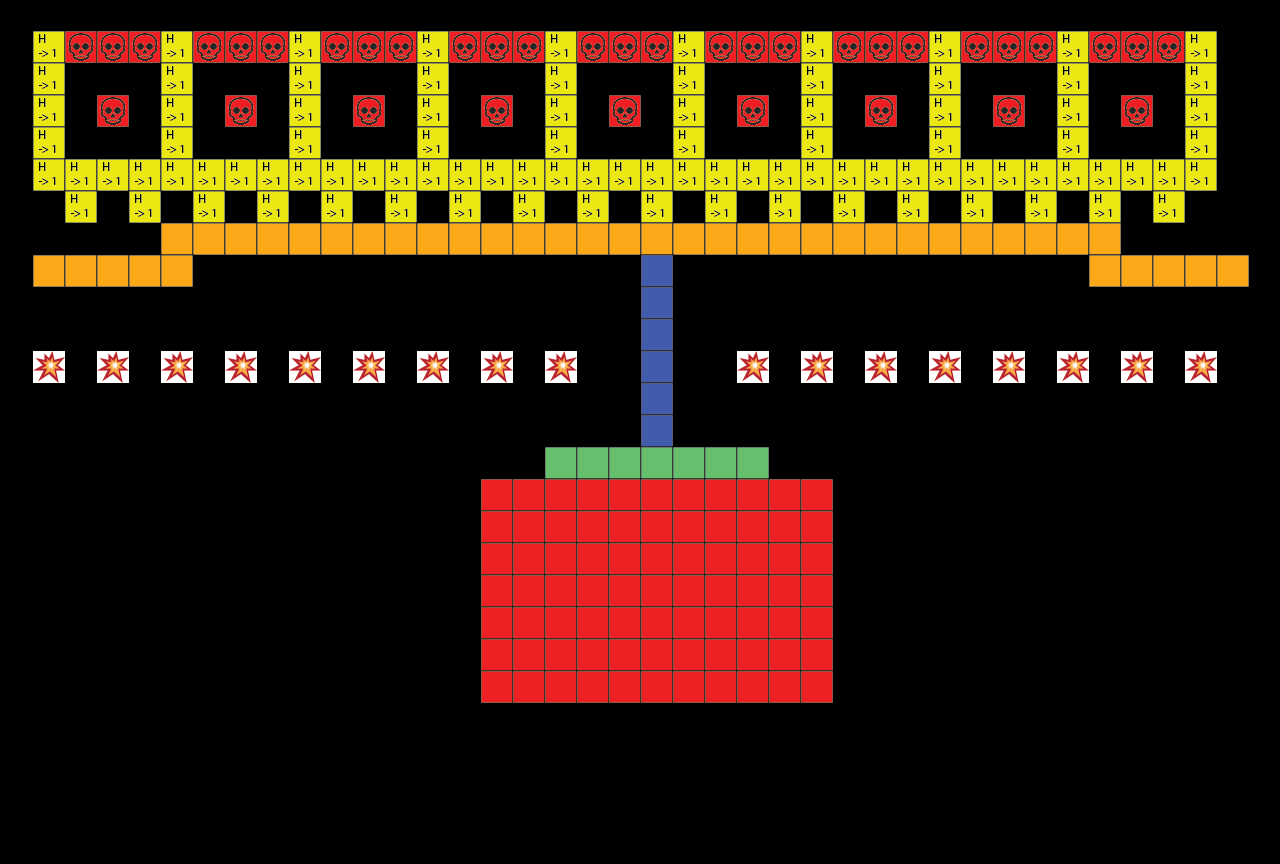

The image is a tile-based game level rendered from a .tmx file. Its description and source (layers, tilesets, objects; grid data summarised) follow:
An orthogonal 40x27 tile map with 32x32 px tiles, 2 tile layers (walls, blocks).

<map version="1.2" tiledversion="1.2.4" orientation="orthogonal" renderorder="left-up" width="40" height="27" tilewidth="32" tileheight="32" infinite="0" nextlayerid="3" nextobjectid="1">
 <tileset firstgid="1" source="blockTileSet.tsx" />
 <layer id="1" name="walls" width="40" height="27" opacity="0">
  <data>[1080 cells, 92 non-empty, 1 distinct tile ids]</data>
 </layer>
 <layer id="2" name="blocks" width="40" height="27">
  <data>[1080 cells, 278 non-empty, 7 distinct tile ids]</data>
 </layer>
</map>